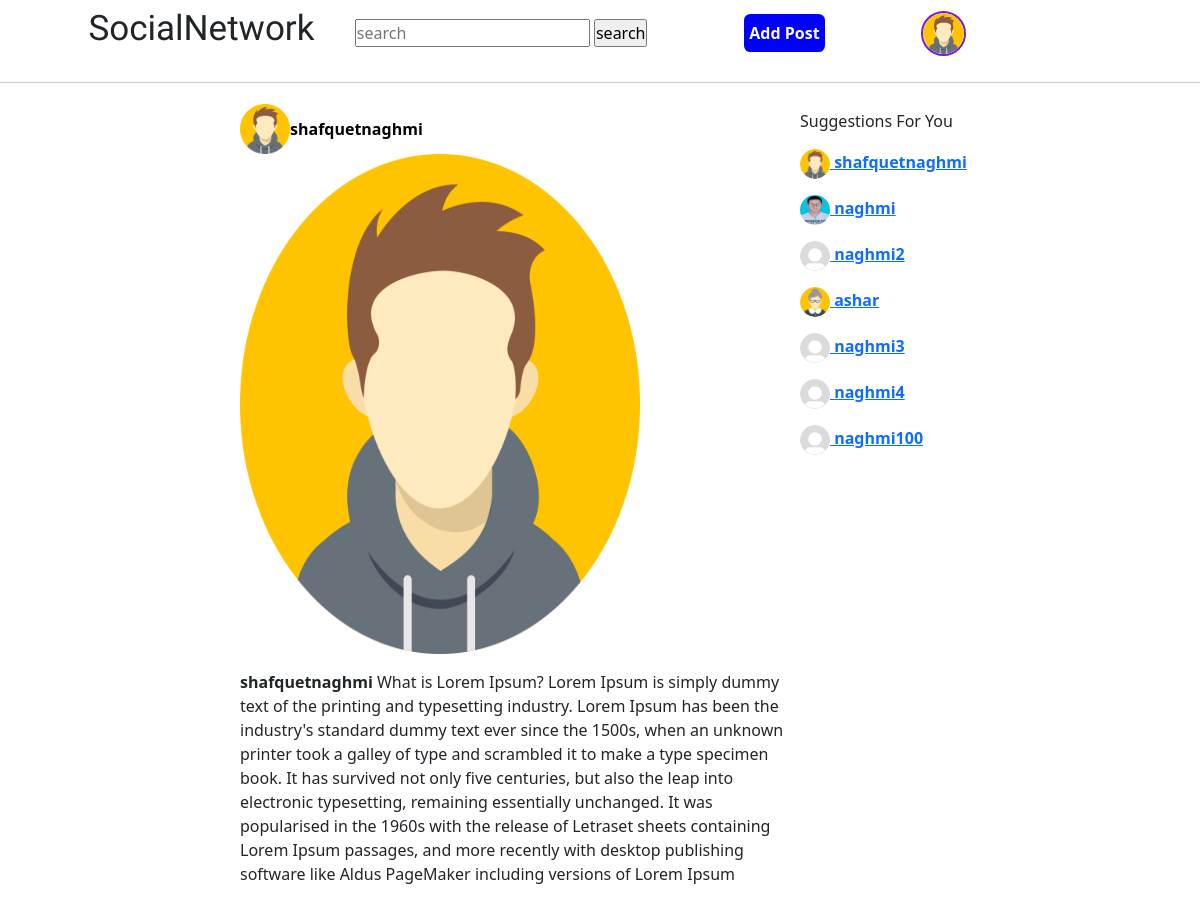
Page /dashboard/ (signed in, upper part) on the earlier database version.
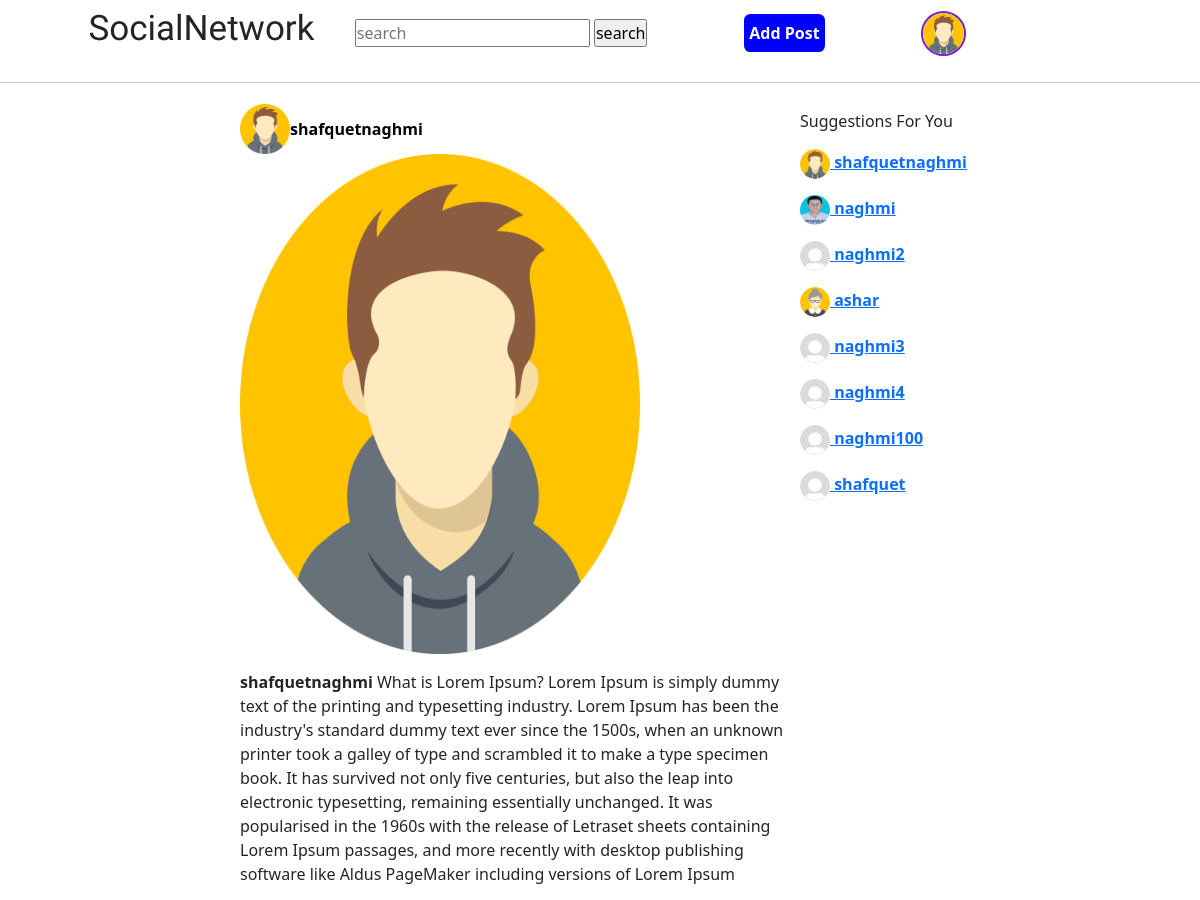
Same page on the later database version.
### socialapp/models.py (models this page shows, shortened)
class Image(models.Model):
    user=models.ForeignKey(User,on_delete=models.CASCADE,related_name='images_created')
    image=models.ImageField(upload_to='images/%d/%m/%y/')
    description=models.TextField(blank=True)
    created=models.DateField(auto_now_add=True,db_index=True)
    users_like=models.ManyToManyField(User,related_name='images_like',blank=True)

class Profile(models.Model):
    user=models.OneToOneField(User,on_delete=models.CASCADE)
    date_of_birth=models.DateField(blank=True,null=True)
    photo=models.ImageField(default='default.jpg',upload_to='profile_pic')
    followers=models.ManyToManyField(User,related_name='followers',blank=True)
    following=models.ManyToManyField(User,related_name='following',blank=True)

### socialapp/views.py (the view)
# urls.py: path('dashboard/',views.dashboard,name='dashboard'),
@login_required()
def dashboard(request):
    posts=Image.objects.filter(user__profile__followers=request.user.id).order_by('-created')
    profile=Profile.objects.all()
    context={'posts':posts,'profile':profile,}
    return render(request,'socialapp/dashboard.html',context)

### socialapp/templates/socialapp/dashboard.html (shortened to what this page needs)
{% extends 'socialapp/main.html' %}
{% load static %}
{% block content %}
<link rel="stylesheet" href="{% static 'socialapp/dashboard.css' %}">
<div class="nav">
    <ul class="navbar">
        <li>
            <h1 id="logo">SocialNetwork</h1>
        </li>
        <li>
            <form method="GET" action="{% url 'search' %}" class="search">
                <input type="text" placeholder="search" name="username" />
                <input type="submit" value="search">
            </form>
        </li>
        <button id="add_post"><a id="a3" href="{% url 'images' %}"><b>Add Post</b></a></button>
        <li id="combined-1">
            <a id="username" href="{% url 'profile' request.user.username %}">
                <img class="profile-photo" src="{{user.profile.photo.url}}" height="45px" width="45px">
            </a>
        </li>
    </ul>
</div>
<hr color="black" vw="100%" >
<div class="feed">
    <div class="post">
        {% for post in posts %}
        <div class="alpha">
            <div class="header-1">
                <img class="img-1" src="{{post.user.profile.photo.url}}" height="50px" width="50px">
                <a class="header-2" href="{% url 'profile' post.user.username %}"><b>{{post.user}}</b></a>
            </div>
            <P><img class="post.img" src="{{post.image.url}}" height="500px" width="400px"></P>
            <div id="description">
                <p><b>{{post.user.username}}</b> {{post.description}}</p>
            </div>
        </div>
        {% endfor %}
    </div>
    <div class="suggestion">
        <P>Suggestions For You </P>
        {% for suggestion in profile %}
        <P class="suggestion-1"><a href="/profile/{{suggestion.user.username}}"><img id="suggestion" src="{{suggestion.photo.url}}"
                    height="30px" width="30px"> <b>{{suggestion.user.username}}</b></a></P>
        {% endfor %}
    </div>
</div>
{% endblock %}

Differences in the rows shown:
added Profile: photo (placeholder picture), user.username "shafquet"
